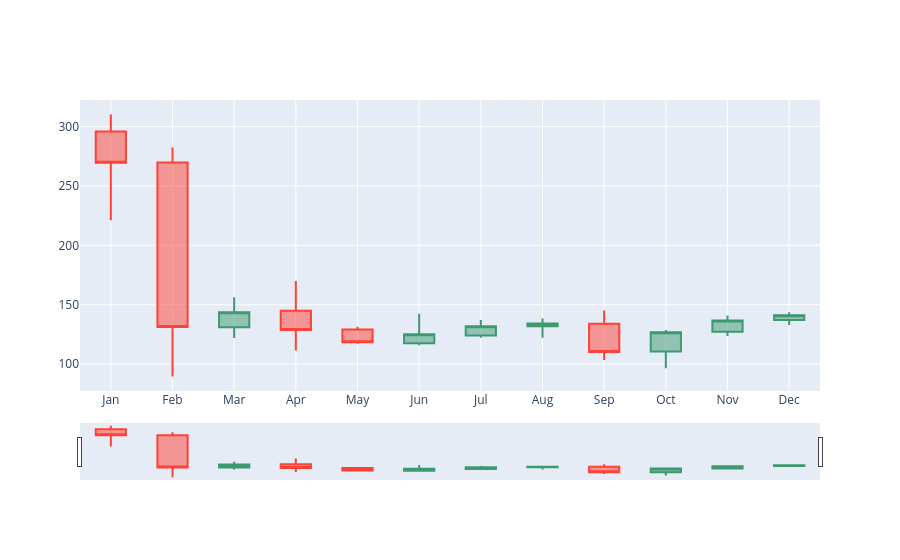

The cell this chart's notebook holds for it:
### Code cell
month=sbr.index.strftime('%b').unique()

trace2 = go.Candlestick(
                x=month, # Внимание на месяц
                open=sb_m['open'],
                high=sb_m['high'],
                low=sb_m['low'],
                close=sb_m['close'])

# layout = go.Layout(
#     xaxis = dict(
#         rangeslider = dict(
#             visible = False
#         )
#     )
# )

data2 = [trace2]
fig = go.Figure(data=data2)#,layout=layout)
iplot(fig)

### Figure 1 — Plotly figure (JSON) as saved in the notebook; plotly's stock layout.template omitted (floating-point values rounded to 4 significant figures)
{"data": [{"close": [269.4, 131.1, 143.7, 128.8, 118.3, 125.2, 131.9, 134.2, 110.2, 126.7, 136.8, 141.2], "high": [310.1, 282.3, 156.2, 169.9, 131.5, 142.3, 137.1, 138.3, 145.1, 128.6, 141, 143.6], "low": [221.0, 89.59, 122, 111.5, 117.1, 115.8, 122.2, 122.2, 103.4, 96.5, 123.8, 132.9], "open": [295.9, 269.7, 131, 145, 129.1, 117.5, 124.1, 131.8, 134.0, 110.6, 127.2, 137.1], "type": "candlestick", "x": ["Jan", "Feb", "Mar", "Apr", "May", "Jun", "Jul", "Aug", "Sep", "Oct", "Nov", "Dec"]}], "layout": {}}
